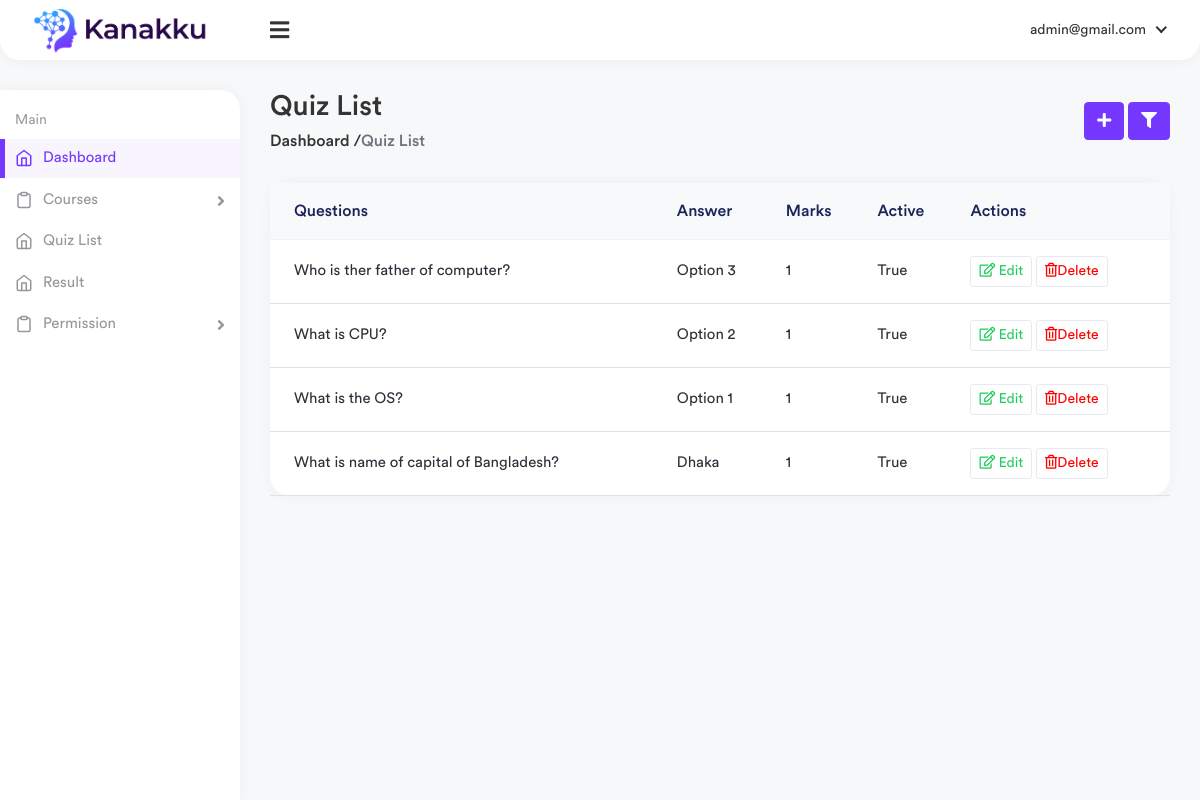
/quiz_list/ (signed in), run on the app's committed database.
### user_admin/models.py (models this page shows, shortened)
class User(AbstractBaseUser, PermissionsMixin):
    email = models.EmailField(verbose_name="email", max_length=60, unique=True)
    f_name = models.CharField(max_length=60)
    l_name = models.CharField(max_length=60)
    user_type = models.CharField(max_length=60, default='student')
    phone = models.CharField(max_length=60, null=True, blank=True)
    img = models.ImageField(upload_to='user', default='', null=True, blank=True)
    password = models.CharField(max_length=90)
    date_joined = models.DateTimeField(verbose_name="date joined", auto_now_add=True)
    last_login = models.DateTimeField(verbose_name="last login", auto_now=True)
    email_confirmed = models.BooleanField(default=False)
    is_admin = models.BooleanField(default=False)
    is_active = models.BooleanField(default=True)
    active = models.BooleanField(default=False)
    is_staff = models.BooleanField(default=False)
    is_superuser = models.BooleanField(default=False)
    USERNAME_FIELD = 'email'
    objects = UserManager()

### quiz/models.py (models this page shows, shortened)
class Quiz(models.Model):
    course_name = models.ForeignKey(Course, on_delete=models.CASCADE)
    question = models.CharField(max_length=250)
    option_1 = models.CharField(max_length=100)
    option_2 = models.CharField(max_length=100)
    option_3 = models.CharField(max_length=100)
    option_4 = models.CharField(max_length=100)
    marks = models.IntegerField(default=1)
    answer = models.CharField(max_length=100, null=True)
    active = models.BooleanField(default=True)

### quiz/views.py (the view)
# urls.py: path('quiz_list/', views.quiz_list, name="quiz_list" ),
@login_required
def quiz_list(request):
    context={}
    quizes = Quiz.objects.all()
    context['quizes'] = quizes
    return render(request, 'quiz/quiz_list.html', context)

### quiz/custom_context_processor.py (called while the page is built)
def custom_context_processor(request):
    context={}
    courses = Course.objects.filter(active=True)
    context['courses'] = courses
    return context

### templates/quiz/quiz_list.html (shortened to what this page needs)
{% extends 'base.html' %}
{% load static %}
{% block body %}
        <div class="content container-fluid">
            <div class="page-header">
                <div class="row align-items-center">
                    <div class="col">
                        <h3 class="page-title">Quiz List</h3>
                        <ul class="breadcrumb">
                            <li><a href="{% url 'home' %}">Dashboard / </a>
                            </li>
                            <li class="breadcrumb-item active"> Quiz List</li>
                        </ul>
                    </div>
                    <div class="col-auto">
                        <a href="" class="btn btn-primary mr-1">
                            <i class="fas fa-plus"></i>
                        </a>
                        <a class="btn btn-primary filter-btn" href="javascript:void(0);" id="filter_search">
                            <i class="fas fa-filter"></i>
                        </a>
                    </div>
                </div>
            </div>
            <div class="row">
                <div class="col-sm-12">
                    <div class="card card-table">
                        <div class="card-body">
                            <div class="table-responsive">
                                <table class="table table-center table-hover">
                                    <thead class="thead-light">
                                    <tr>
                                        <th>Questions</th>
                                        <th>Answer</th>
                                        <th>Marks</th>
                                        <th>Active</th>
                                        <th class="text-right">Actions</th>
                                    </tr>
                                    </thead>
                                    <tbody>
                                    {% for quiz in quizes %}
                                    <tr>
                                        <td>
                                            <h2 class="table-avatar">
                                                {{ quiz.question }}
                                            </h2>
                                        </td>
                                        <td>
                                            <h2>{{ quiz.answer }}</h2>
                                        </td>
                                        <td>
                                            <h2>{{ quiz.marks }}</h2>
                                        </td>
                                        <td>
                                            {{ quiz.active }}
                                        </td>
                                        <td class="text-right">
                                            <a href="/dashboard/edit-employee/{{ employee.id }}" class="btn btn-sm btn-white text-success mr-2"><i
                                                    class="far fa-edit mr-1"></i> Edit</a>
                                            <a href="" class="btn btn-sm btn-white text-danger mr-2" data-toggle="modal" data-target="#exampleModal"
                                            onclick="show_modal({{ employee.id }})"><i
                                                    class="far fa-trash-alt mr-1"></i>Delete</a>
                                        </td>
                                    </tr>
                                    {% endfor %}
                                    </tbody>
                                </table>
                            </div>
                        </div>
                    </div>
                </div>
            </div>
        </div>
{% endblock %}

### templates/header.html (shortened to what this page needs)
{% load static %}
<div class="header header-one">
        <div class="header-left header-left-one">
            <a href="{% url 'home' %}" class="logo">
                <img src="{% static '' %}assets/img/logo.png" alt="Logo">
            </a>
        </div>
        <a href="javascript:void(0);" id="toggle_btn">
            <i class="fas fa-bars"></i>
        </a>
        <ul class="nav nav-tabs user-menu">
            <li class="nav-item dropdown has-arrow main-drop">
                <a href="#" class="dropdown-toggle nav-link" data-bs-toggle="dropdown">
                    <span class="user-img">
                        {{ request.user.email }}
                    </span>
                </a>
            </li>
        </ul>
    </div>

### data on the page
User: user.email "admin@gmail.com"
Quiz: question "Who is ther father of computer?", answer "Option 3", marks "1", active "True"
Quiz: question "What is CPU?", answer "Option 2", marks "1", active "True"
Quiz: question "What is the OS?", answer "Option 1", marks "1", active "True"
Quiz: question "What is name of capital of Bangladesh?", answer "Dhaka", marks "1", active "True"
